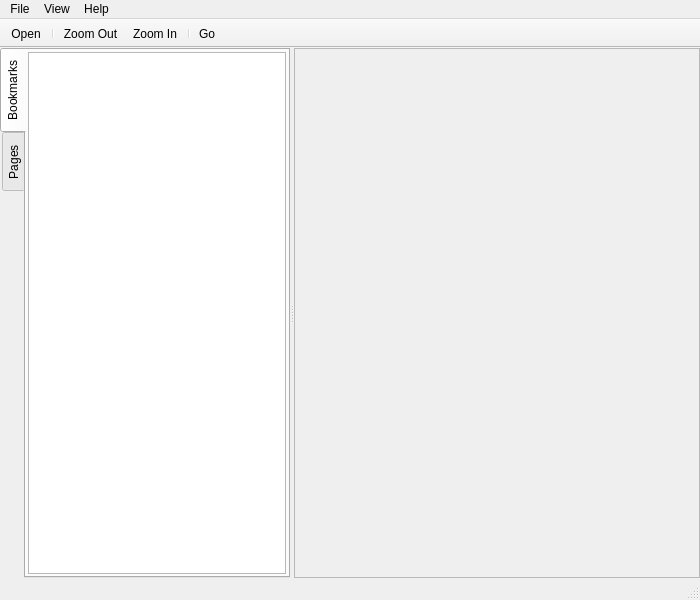
<?xml version="1.0" encoding="UTF-8"?>
<ui version="4.0">
 <class>MainWindow</class>
 <widget class="QMainWindow" name="MainWindow">
  <property name="geometry">
   <rect>
    <x>0</x>
    <y>0</y>
    <width>700</width>
    <height>600</height>
   </rect>
  </property>
  <property name="windowTitle">
   <string>PDF Viewer</string>
  </property>
  <property name="unifiedTitleAndToolBarOnMac">
   <bool>true</bool>
  </property>
  <widget class="QWidget" name="centralWidget">
   <layout class="QVBoxLayout" name="verticalLayout">
    <property name="spacing">
     <number>0</number>
    </property>
    <property name="leftMargin">
     <number>0</number>
    </property>
    <property name="topMargin">
     <number>0</number>
    </property>
    <property name="rightMargin">
     <number>0</number>
    </property>
    <property name="bottomMargin">
     <number>0</number>
    </property>
    <item>
     <widget class="QWidget" name="widget" native="true">
      <layout class="QVBoxLayout" name="verticalLayout_2">
       <property name="spacing">
        <number>0</number>
       </property>
       <property name="leftMargin">
        <number>0</number>
       </property>
       <property name="topMargin">
        <number>0</number>
       </property>
       <property name="rightMargin">
        <number>0</number>
       </property>
       <property name="bottomMargin">
        <number>0</number>
       </property>
       <item>
        <widget class="QSplitter" name="splitter">
         <property name="orientation">
          <enum>Qt::Horizontal</enum>
         </property>
         <widget class="QTabWidget" name="tabWidget">
          <property name="sizePolicy">
           <sizepolicy hsizetype="Preferred" vsizetype="Expanding">
            <horstretch>0</horstretch>
            <verstretch>0</verstretch>
           </sizepolicy>
          </property>
          <property name="tabPosition">
           <enum>QTabWidget::West</enum>
          </property>
          <property name="currentIndex">
           <number>0</number>
          </property>
          <property name="documentMode">
           <bool>false</bool>
          </property>
          <widget class="QWidget" name="bookmarkTab">
           <attribute name="title">
            <string>Bookmarks</string>
           </attribute>
           <layout class="QVBoxLayout" name="verticalLayout_3">
            <property name="spacing">
             <number>0</number>
            </property>
            <property name="leftMargin">
             <number>2</number>
            </property>
            <property name="topMargin">
             <number>2</number>
            </property>
            <property name="rightMargin">
             <number>2</number>
            </property>
            <property name="bottomMargin">
             <number>2</number>
            </property>
            <item>
             <widget class="QTreeView" name="bookmarkView">
              <property name="sizePolicy">
               <sizepolicy hsizetype="Preferred" vsizetype="Expanding">
                <horstretch>0</horstretch>
                <verstretch>0</verstretch>
               </sizepolicy>
              </property>
              <property name="headerHidden">
               <bool>true</bool>
              </property>
             </widget>
            </item>
           </layout>
          </widget>
          <widget class="QWidget" name="pagesTab">
           <attribute name="title">
            <string>Pages</string>
           </attribute>
          </widget>
         </widget>
         <widget class="QScrollArea" name="scrollArea">
          <property name="sizePolicy">
           <sizepolicy hsizetype="Expanding" vsizetype="Expanding">
            <horstretch>10</horstretch>
            <verstretch>0</verstretch>
           </sizepolicy>
          </property>
          <property name="widgetResizable">
           <bool>true</bool>
          </property>
          <widget class="QWidget" name="scrollAreaWidgetContents">
           <property name="geometry">
            <rect>
             <x>0</x>
             <y>0</y>
             <width>401</width>
             <height>515</height>
            </rect>
           </property>
          </widget>
         </widget>
        </widget>
       </item>
      </layout>
     </widget>
    </item>
   </layout>
  </widget>
  <widget class="QMenuBar" name="menuBar">
   <property name="geometry">
    <rect>
     <x>0</x>
     <y>0</y>
     <width>700</width>
     <height>22</height>
    </rect>
   </property>
   <widget class="QMenu" name="menuFile">
    <property name="title">
     <string>File</string>
    </property>
    <addaction name="actionOpen"/>
    <addaction name="actionQuit"/>
   </widget>
   <widget class="QMenu" name="menuHelp">
    <property name="title">
     <string>Help</string>
    </property>
    <addaction name="actionAbout"/>
    <addaction name="actionAbout_Qt"/>
   </widget>
   <widget class="QMenu" name="menuView">
    <property name="title">
     <string>View</string>
    </property>
    <addaction name="actionZoom_In"/>
    <addaction name="actionZoom_Out"/>
    <addaction name="actionPrevious_Page"/>
    <addaction name="actionNext_Page"/>
   </widget>
   <addaction name="menuFile"/>
   <addaction name="menuView"/>
   <addaction name="menuHelp"/>
  </widget>
  <widget class="QToolBar" name="mainToolBar">
   <property name="movable">
    <bool>false</bool>
   </property>
   <property name="floatable">
    <bool>false</bool>
   </property>
   <attribute name="toolBarArea">
    <enum>TopToolBarArea</enum>
   </attribute>
   <attribute name="toolBarBreak">
    <bool>false</bool>
   </attribute>
   <addaction name="actionOpen"/>
   <addaction name="separator"/>
   <addaction name="actionZoom_Out"/>
   <addaction name="actionZoom_In"/>
   <addaction name="separator"/>
   <addaction name="actionGo"/>
  </widget>
  <widget class="QStatusBar" name="statusBar"/>
  <action name="actionOpen">
   <property name="icon">
    <iconset resource="resources.qrc">
     <normaloff>:/icons/images/fileopen.png</normaloff>:/icons/images/fileopen.png</iconset>
   </property>
   <property name="text">
    <string>Open...</string>
   </property>
   <property name="shortcut">
    <string>Ctrl+O</string>
   </property>
  </action>
  <action name="actionQuit">
   <property name="text">
    <string>Quit</string>
   </property>
   <property name="shortcut">
    <string>Ctrl+Q</string>
   </property>
  </action>
  <action name="actionAbout">
   <property name="text">
    <string>About</string>
   </property>
  </action>
  <action name="actionAbout_Qt">
   <property name="text">
    <string>About Qt</string>
   </property>
  </action>
  <action name="actionZoom_In">
   <property name="icon">
    <iconset resource="resources.qrc">
     <normaloff>:/icons/images/zoom-in-24.png</normaloff>:/icons/images/zoom-in-24.png</iconset>
   </property>
   <property name="text">
    <string>Zoom In</string>
   </property>
   <property name="shortcut">
    <string>Ctrl+=</string>
   </property>
  </action>
  <action name="actionZoom_Out">
   <property name="icon">
    <iconset resource="resources.qrc">
     <normaloff>:/icons/images/zoom-out-24.png</normaloff>:/icons/images/zoom-out-24.png</iconset>
   </property>
   <property name="text">
    <string>Zoom Out</string>
   </property>
   <property name="shortcut">
    <string>Ctrl+-</string>
   </property>
  </action>
  <action name="actionGo">
   <property name="text">
    <string>Go</string>
   </property>
   <property name="toolTip">
    <string>Go to Page</string>
   </property>
  </action>
  <action name="actionPrevious_Page">
   <property name="text">
    <string>Previous Page</string>
   </property>
   <property name="shortcut">
    <string>PgUp</string>
   </property>
  </action>
  <action name="actionNext_Page">
   <property name="text">
    <string>Next Page</string>
   </property>
   <property name="shortcut">
    <string>PgDown</string>
   </property>
  </action>
 </widget>
 <layoutdefault spacing="6" margin="11"/>
 <resources>
  <include location="resources.qrc"/>
 </resources>
 <connections/>
</ui>
